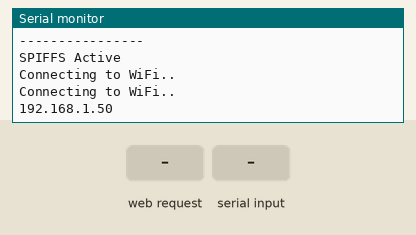
Recording of a sketch running on a simulated ESP8266 (NodeMCU). Parts: the last lines printed to the serial monitor. Inputs (shaded band) come from the test bench. WiFi joins after 1.5 s; servers stay silent unless stated; storage starts empty.

Above: at 3.2 s.
3.3 s: HTTP request GET /js/jquery-1.11.3.min.js received
At 4.5 s:
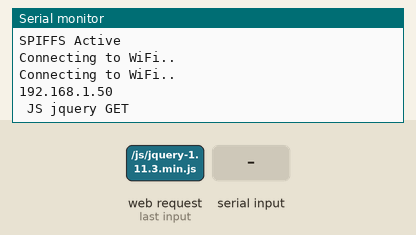
4.8 s: ":\n" received over Serial
At 6.0 s:
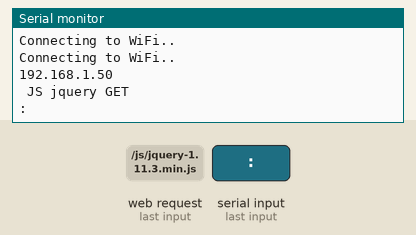
6.3 s: HTTP request GET /js/roundslider.min.js received
At 7.0 s:
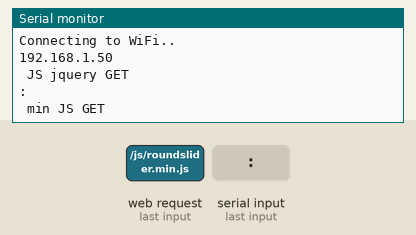
7.8 s: HTTP request GET /js/index.js received
At 8.2 s:
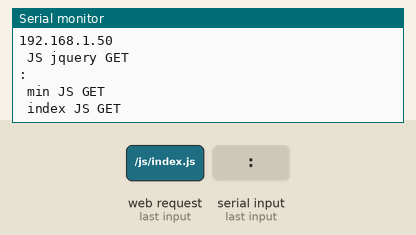
9.3 s: HTTP request GET /css/roundslider.min.css received
At 10.5 s:
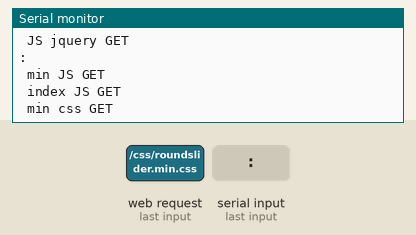
10.8 s: HTTP request GET /css/index.css received
At 11.6 s:
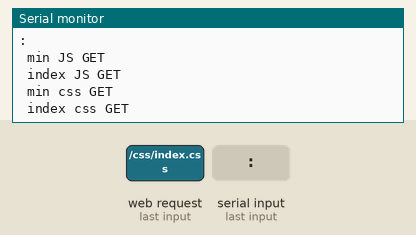

The sketch:

ESP_STW_LID21_final.ino
```cpp
#include <Ethernet.h>

/*

  ESP Steering wheel example 23.2.2021 KN
  Lidar reading

*/

// Import required libraries
#include <ESP8266WiFi.h>
#include <ESPAsyncTCP.h>
#include <ESPAsyncWebServer.h>
#include <FS.h>
#include <Wire.h>


//            network credentials


const char *ssid = "Your_WIFI";
const char *password = "Your_PW";


bool    spiffsActive = false;


// Create AsyncWebServer object on port 80
AsyncWebServer server(80);


String Lidar = ""; // lidar distance value in String format
String Degree = "";
int is;
char buf[40];


void setup()
{
  // Serial port for debugging purposes
  Serial.begin(9600);

  Serial.println("");

  Serial.println("----------------");

  Serial.println("----------------");

  // Start filing subsystem
  if (SPIFFS.begin()) {
    Serial.println("SPIFFS Active");
    Serial.println();
    spiffsActive = true;
  } else {
    Serial.println("Unable to activate SPIFFS");
  }


  // Connect to Wi-Fi
  WiFi.begin(ssid, password);
  while (WiFi.status() != WL_CONNECTED) {
    delay(1000);
    Serial.println("Connecting to WiFi..");
  }

  // Print ESP32 Local IP Address
  Serial.println(WiFi.localIP());


  // Route for root / web page
  server.on("/", HTTP_GET, [](AsyncWebServerRequest * request)
  {
    request->send(SPIFFS, "/index.html", String(), false, processor);

    //             Serial.println(" HTML GET ");

    int paramsNr = request->params();

    //             Serial.println(" ------ ");
    //             Serial.print("Param qty: ");
    //             Serial.println(paramsNr);

    for (byte i = 0; i < paramsNr; i++)
    {

      AsyncWebParameter* p = request->getParam(0);

      //                      Serial.print("Param name: ");
      //                      Serial.println(p->name());

      if ((p->name()) == "dist") {
        Serial.print("Move:");
        Serial.print(p->value());
        Serial.println(";");

      };
      if ((p->name()) == "dire") {
        Serial.print("Turn:");
        Serial.print(p->value());
        Serial.println(";");

      };

      //                   Serial.print("Param value: ");
      //                   Serial.println(p->value());
    };  //    end of for loop


  });   // server on END


  // Route to load style.css file
  server.on("/js/jquery-1.11.3.min.js", HTTP_GET, [](AsyncWebServerRequest * request)
  {
    request->send(SPIFFS, "/js/jquery-1.11.3.min.js", "text/javascript");

    Serial.println(" JS jquery GET ");

  });

  // Route to load style.css file
  server.on("/js/roundslider.min.js", HTTP_GET, [](AsyncWebServerRequest * request)
  {
    request->send(SPIFFS, "/js/roundslider.min.js", "text/javascript");

    Serial.println(" min JS GET ");

  });
  // Route to load index.js file
  server.on("/js/index.js", HTTP_GET, [](AsyncWebServerRequest * request)
  {
    request->send(SPIFFS, "/js/index.js", "text/javascript");

    Serial.println(" index JS GET ");

  });

  // Route to load style.css file
  server.on("/css/roundslider.min.css", HTTP_GET, [](AsyncWebServerRequest * request)
  {
    request->send(SPIFFS, "/css/roundslider.min.css", "text/css");

    Serial.println(" min css GET ");

  });

  // Route to load index.css file
  server.on("/css/index.css", HTTP_GET, [](AsyncWebServerRequest * request)
  {
    request->send(SPIFFS, "/css/index.css", "text/css");

    Serial.println(" index css GET ");

  });

  // Route to load car.png file
  server.on("/img/car.png", HTTP_GET, [](AsyncWebServerRequest * request)
  {
    request->send(SPIFFS, "/img/car.png", "text/image");

    Serial.println(" index image GET ");

  });

  //      distance query (Lidar) from web page tag is /Lid_dist to send Lidar value
  server.on("/Lid_dist", HTTP_GET, [](AsyncWebServerRequest * request)
  {
    request->send_P(200, "text/plain", getDist().c_str()); // return value to web page JS

  });
  //      distance query (Degree) from web page tag is /Deg_dist to send Degree value
  server.on("/Deg_dist", HTTP_GET, [](AsyncWebServerRequest * request)
  {
    request->send_P(200, "text/plain", getDeg().c_str()); // return value to web page JS

  });

  // Start server
  server.begin();

} //  END OF setup


// reservation
String processor(const String& var)
{  }


// get method for getting Lidar and Degree from Arduino
String getDist()
{
  return Lidar;
}
String getDeg()
{
  return Degree;
}


void loop()
{
  // parse the command from Lidar and Compass sensor
  if (Serial.available() > 0)
  {
    serial_read();
    whatCmd(buf); // Parsing the command
    Serial.println(buf);
    //Serial.println(Lidar);
  }
}

void whatCmd(char *buf) {
  String title = "";
  String value = "";
  String *ptr = NULL;
  boolean readValue = false;
  for (int i = 0; i < strlen(buf); ++i)
  {
    if (buf[i] == ':')
    {
      // checking which command is sedning out from UI
      // assign the address of the variable to ptr
      // thus to change the value after parsing and out of the loop
      if (title == "lidar" || title == "Lidar" || title == "LIDAR")
      {
        ptr = &Lidar;
      }
      else
        ptr = &Degree;
      readValue = true;
      continue;
    }
    if (readValue)
    {
      value += buf[i];
    }
    else
      title += buf[i];
  }
  // after parse out the value from the command syntax
  // change the value of the ptr pointing to the desired value
  *ptr = value;
}


void serial_read()
{
  boolean done = 0;

  while (done == 0) // wait end of message LF
  {
    while (Serial.available() > 0)
    {
      char t = Serial.read();

      if (t > 13)
      {
        buf[is] = t;
        // Serial.println(int(t));
        is++;
      }

      if (t == 10) {         // check if end of message  LF
        buf[is] = 0; // end of string
        is = 0;
        done = 1;

        for (int j = 0; j < 3; j++)
        {
          //  Serial.println(int(buf[j]));
        }
      }

    }  // end of while serial available

    if (done == 1)
    {
      done = 0;
      break;
    }

  }   // End of message  LF

  // Serial.println(buf);

}   // end of func
```

Measured:
- after the input at 3.3 s, the serial monitor: prints a new line at once (image 1)
- after the input at 4.8 s, the serial monitor: prints a new line at once (image 2)
- after the input at 6.3 s, the serial monitor: prints a new line at once (image 3)
- after the input at 7.8 s, the serial monitor: prints a new line at once (image 4)
- after the input at 9.3 s, the serial monitor: prints a new line at once (image 5)
- after the input at 10.8 s, the serial monitor: prints a new line at once (image 6)
